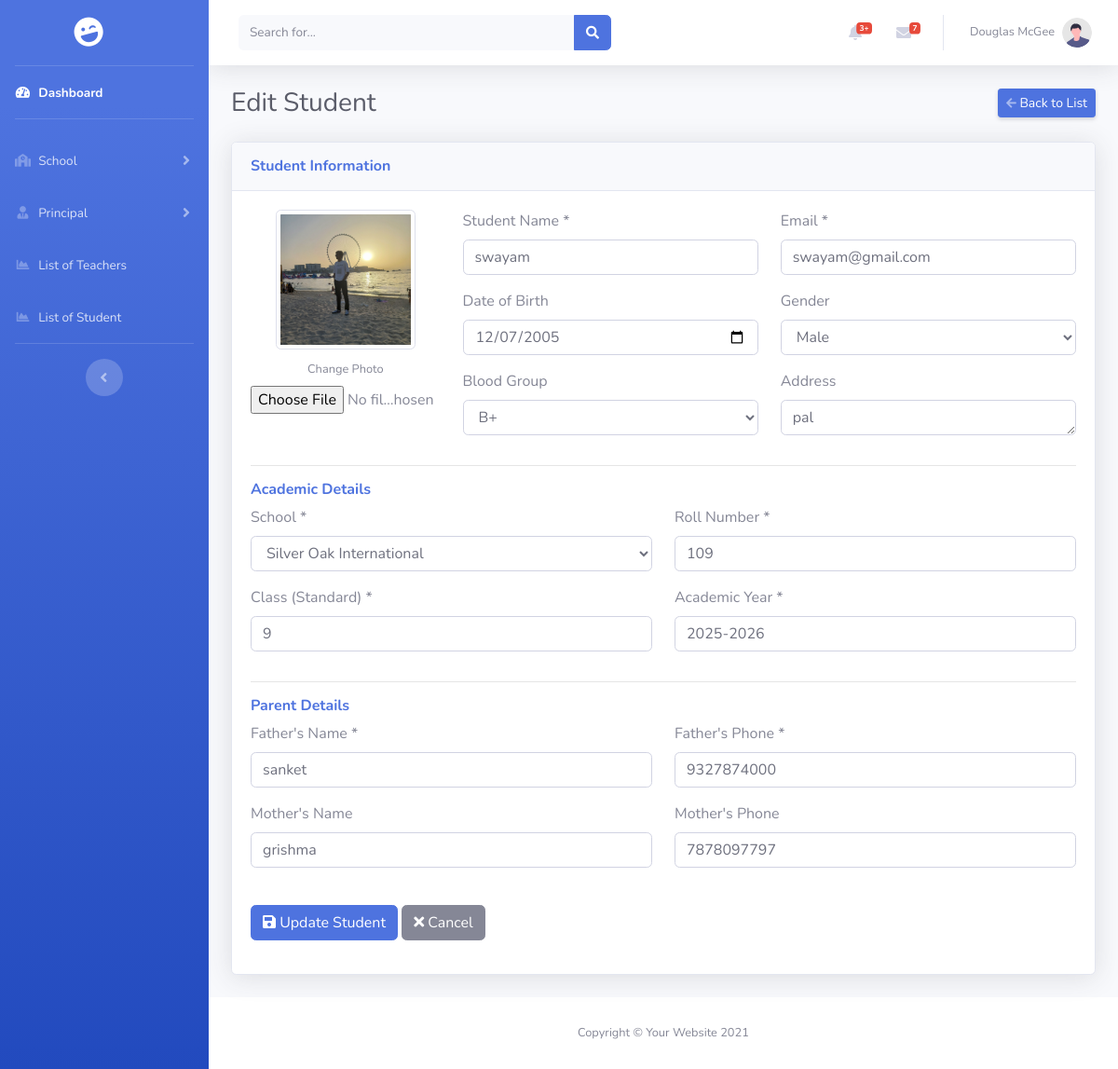
/pages/student/edit.php?id=6 (signed in), run on an earlier commit of the app's database.
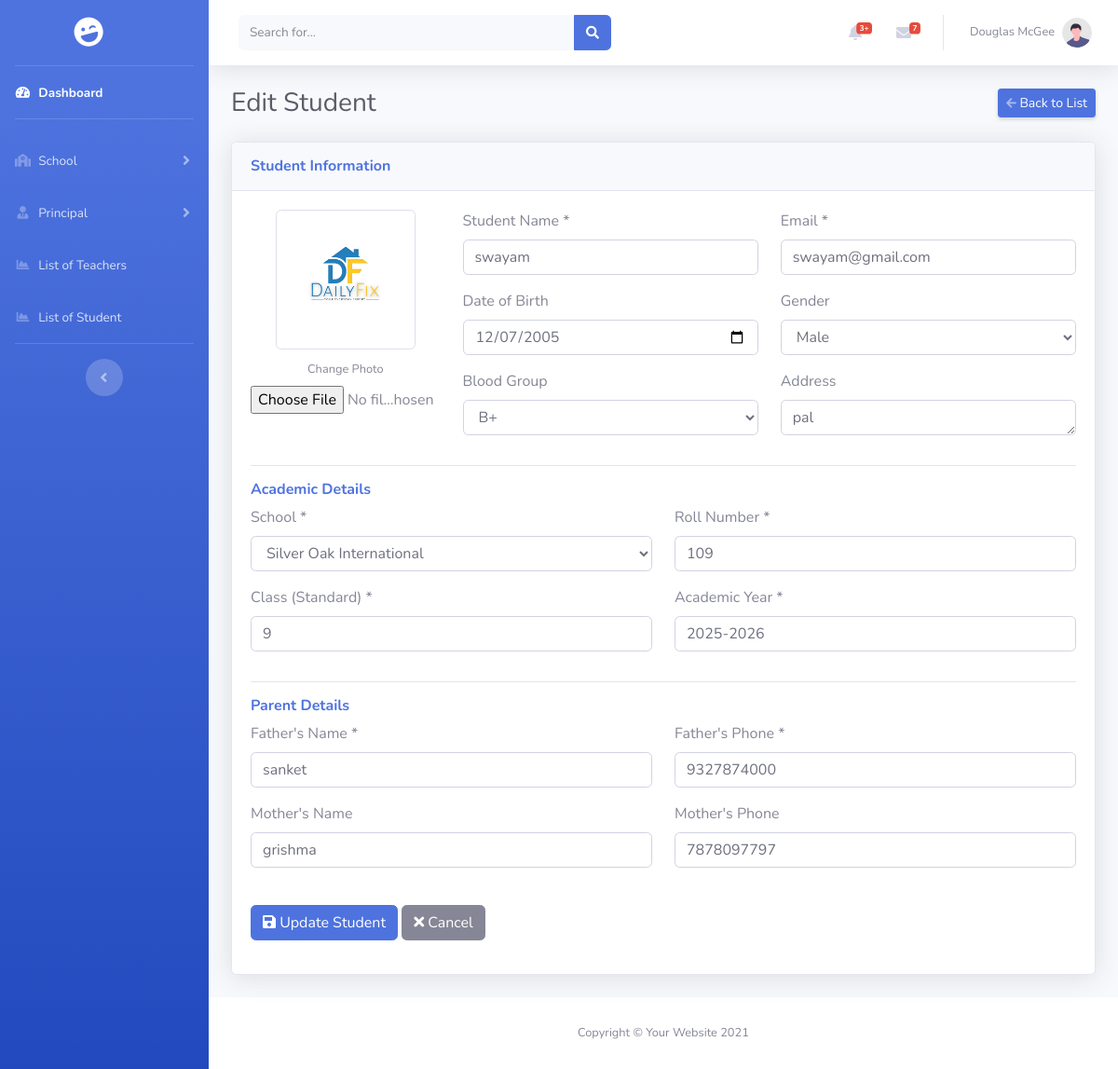
And on a later commit of the database.
### tables this page shows
CREATE TABLE `student` (
  `id` int(11) NOT NULL,
  `student_image` varchar(255) DEFAULT NULL,
  `student_name` varchar(50) DEFAULT NULL,
  `rollno` varchar(10) DEFAULT NULL,
  `std` varchar(4) DEFAULT NULL,
  `email` varchar(50) NOT NULL,
  `password` varchar(255) NOT NULL,
  `academic_year` varchar(9) DEFAULT NULL,
  `school_id` int(11) DEFAULT NULL,
  `dob` date DEFAULT NULL,
  `gender` enum('male','female','others') DEFAULT NULL,
  `blood_group` enum('a+','a-','b+','b-','ab+','ab-','o+','o-') DEFAULT NULL,
  `address` text DEFAULT NULL,
  `father_name` varchar(50) DEFAULT NULL,
  `father_phone` varchar(10) DEFAULT NULL,
  `mother_name` varchar(50) DEFAULT NULL,
  `mother_phone` varchar(10) DEFAULT NULL
);

### pages/student/edit.php (the view, shortened to what the changed rows need)
<?php
include_once "../../includes/connect.php";
$student_id = intval($_GET['id']);
$query = "SELECT * FROM student WHERE id = ?";
$stmt = mysqli_prepare($conn, $query);
mysqli_stmt_bind_param($stmt, "i", $student_id);
mysqli_stmt_execute($stmt);
$result = mysqli_stmt_get_result($stmt);
$student = mysqli_fetch_assoc($result);
?>
<!DOCTYPE html>
<html lang="en">
<head>
    <link href="../../assets/vendor/fontawesome-free/css/all.min.css" rel="stylesheet" type="text/css">
    <link href="../../assets/css/sb-admin-2.min.css" rel="stylesheet">
</head>
<body id="page-top">
    <div id="wrapper">
        <div id="content-wrapper" class="d-flex flex-column">
            <div id="content">
                <div class="container-fluid">
                    <div class="d-sm-flex align-items-center justify-content-between mb-4">
                        <h1 class="h3 mb-0 text-gray-800">Edit Student</h1>
                    </div>
                    <div class="card shadow mb-4">
                        <div class="card-body">
                            <form method="POST" enctype="multipart/form-data">
                                <div class="row">
                                    <div class="col-md-3 text-center">
                                        <img src="<?php echo htmlspecialchars(!empty($student['student_image']) && file_exists($student['student_image']) ? $student['student_image'] : '../../assets/img/default-user.jpg'); ?>"
                                             alt="Student Photo" id="imagePreview" class="img-thumbnail mb-2" style="width: 150px; height: 150px; object-fit: cover;">
                                        <div class="form-group">
                                            <label for="student_image" class="small">Change Photo</label>
                                            <input type="file" class="form-control-file" id="student_image" name="student_image">
                                        </div>
                                    </div>
                                    <div class="col-md-9">
                                        <div class="row">
                                            <div class="col-md-6 form-group"><label for="student_name">Student Name *</label><input type="text" class="form-control" id="student_name" name="student_name" value="<?php echo htmlspecialchars($student['student_name']); ?>" required></div>
                                            <div class="col-md-6 form-group"><label for="email">Email *</label><input type="email" class="form-control" id="email" name="email" value="<?php echo htmlspecialchars($student['email']); ?>" required></div>
                                            <div class="col-md-6 form-group"><label for="dob">Date of Birth</label><input type="date" class="form-control" id="dob" name="dob" value="<?php echo htmlspecialchars($student['dob']); ?>"></div>
                                            <div class="col-md-6 form-group"><label for="gender">Gender</label><select class="form-control" id="gender" name="gender"><option value="male" <?php echo (strtolower($student['gender']) == 'male') ? 'selected' : ''; ?>>Male</option></select></div>
                                            <div class="col-md-6 form-group"><label for="address">Address</label><textarea class="form-control" id="address" name="address" rows="1"><?php echo htmlspecialchars($student['address']); ?></textarea></div>
                                        </div>
                                    </div>
                                </div>
                                <div class="row">
                                    <div class="col-md-6 form-group"><label for="rollno">Roll Number *</label><input type="text" class="form-control" id="rollno" name="rollno" value="<?php echo htmlspecialchars($student['rollno']); ?>" required></div>
                                    <div class="col-md-6 form-group"><label for="std">Class (Standard) *</label><input type="text" class="form-control" id="std" name="std" value="<?php echo htmlspecialchars($student['std']); ?>" required></div>
                                    <div class="col-md-6 form-group"><label for="academic_year">Academic Year *</label><input type="text" class="form-control" id="academic_year" name="academic_year" value="<?php echo htmlspecialchars($student['academic_year']); ?>" required></div>
                                </div>
                                <div class="row">
                                    <div class="col-md-6 form-group"><label for="father_name">Father's Name *</label><input type="text" class="form-control" id="father_name" name="father_name" value="<?php echo htmlspecialchars($student['father_name']); ?>" required></div>
                                    <div class="col-md-6 form-group"><label for="father_phone">Father's Phone *</label><input type="text" class="form-control" id="father_phone" name="father_phone" value="<?php echo htmlspecialchars($student['father_phone']); ?>" maxlength="10" required></div>
                                    <div class="col-md-6 form-group"><label for="mother_name">Mother's Name</label><input type="text" class="form-control" id="mother_name" name="mother_name" value="<?php echo htmlspecialchars($student['mother_name']); ?>"></div>
                                    <div class="col-md-6 form-group"><label for="mother_phone">Mother's Phone</label><input type="text" class="form-control" id="mother_phone" name="mother_phone" value="<?php echo htmlspecialchars($student['mother_phone']); ?>" maxlength="10"></div>
                                </div>
                            </form>
                        </div>
                    </div>
                </div>
            </div>
        </div>
    </div>
</body>
</html>

What changed in the data, as far as the page shows it:
changed student "swayam": student_image: a different picture
